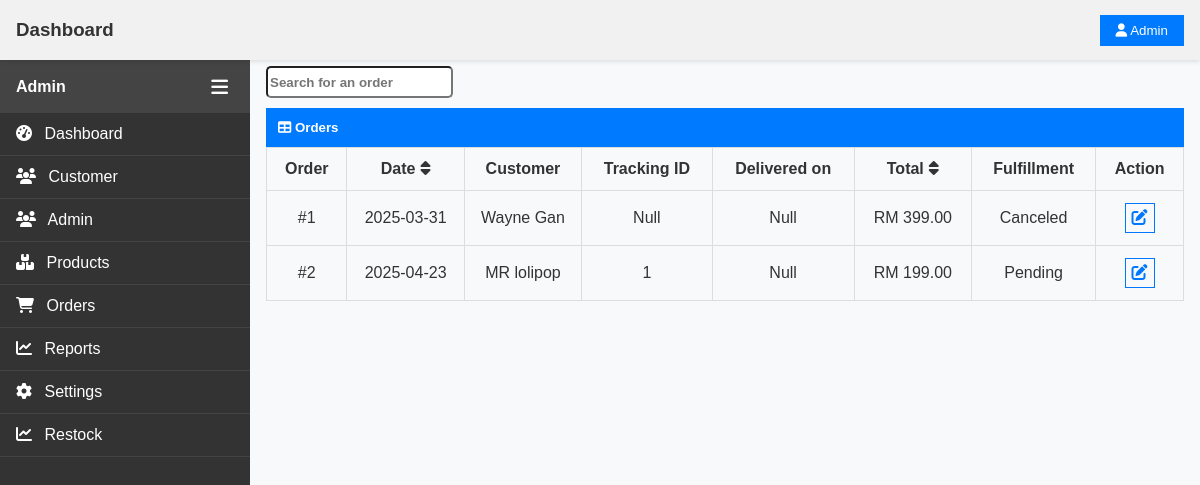
The app's page /pages/admin/admin_order.php (signed in), older data.
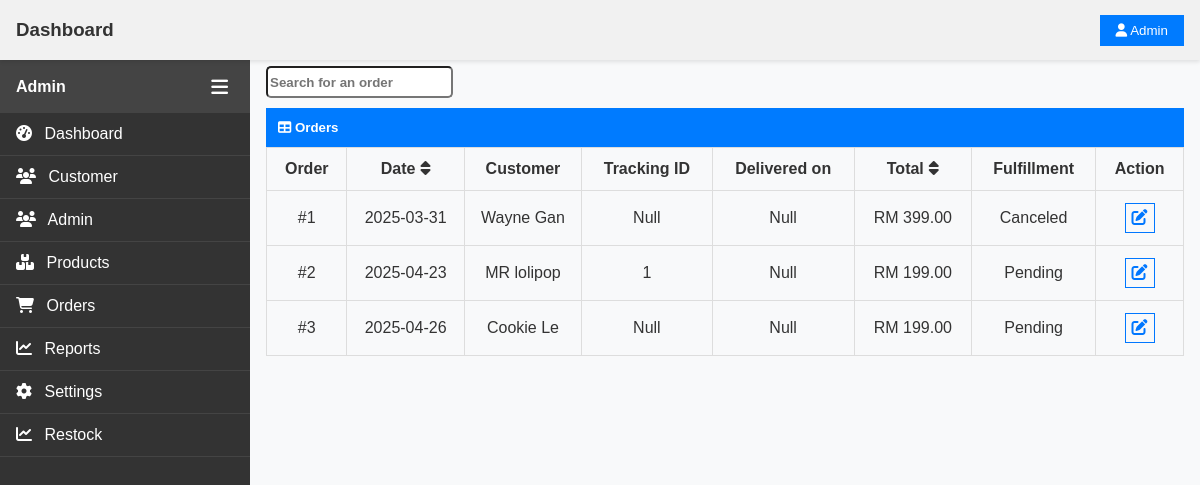
The same page, newer data.
### tables this page shows
CREATE TABLE `orders` (
  `orderId` int(5) NOT NULL,
  `userId` int(11) NOT NULL,
  `orderDate` date NOT NULL,
  `status` varchar(10) NOT NULL,
  `orderAddress` varchar(150) NOT NULL,
  `orderName` varchar(40) NOT NULL,
  `orderPhone` varchar(15) NOT NULL,
  `deliveryMethod` varchar(20) NOT NULL,
  `deliveredDate` date DEFAULT NULL,
  `tracking` int(30) DEFAULT NULL,
  `discount` decimal(10,2) NOT NULL DEFAULT 0.00,
  `notify` tinyint(1) NOT NULL DEFAULT 0,
  `cancel_reason` varchar(50) DEFAULT NULL
);

### pages/admin/admin_order.php (the view, shortened to what this page needs)
<?php
require '../../_base.php';
require  "main.php";
$orders = $_db->query("Select o.*, sum(oi.subtotal) as total from orders o JOIN order_items oi
                        ON (o.orderId = oi.orderId) GROUP BY o.orderId")->fetchAll();
?>
<div class="main-content">
<div class="searchBar">
    <input type="search" name="order-search" id="order-search" placeholder="Search for an order">
</div>
    <table class="tb">
        <div class="tb-title">
                <h5 style="margin: 0;"><i class="fas fa-table"></i> Orders </h5>
        </div>
        <thead>
            <tr>
                <th class="th order">Order</th>
                <th class="th date">Date<span class="fas fa-sort" style="margin-left:5px; cursor:pointer;"></span></th>
                <th class="th cust">Customer</th>
                <th class="th tracking">Tracking ID</th>
                <th class="th delivered">Delivered on</th>
                <th class="th total">Total<span class="fas fa-sort" style="margin-left:5px; cursor:pointer;"></span></th>
                <th class="th fulfil">Fulfillment</th>
                <th class="th action">Action</th>
            </tr>
        </thead>
        <tbody>
            <?php foreach($orders as $order): ?>
            <tr id="<?= $order->orderId ?>">
                <td class="td order">#<?= $order->orderId ?></td>
                <td class="td date"><?= $order->orderDate?></td>
                <td class="td cust"><?= $order->orderName ?></td>
                <td class="td tracking <?= $order->orderId ?>"><?= $order->tracking == 0 ? "Null" : $order->tracking ?></td>
                <td class="td delivered <?= $order->orderId ?>"><?= $order->deliveredDate == null? "Null" : $order->deliveredDate ?></td>
                <td class="td total">RM <?= $order->total ?></td>
                <td class="td stat <?= $order->orderId ?>"><?= $order->status ?></td>
                <td class="td action">
                    <i class="fa-solid fa-pen-to-square update" data-update="<?= $order->orderId ?>"></i>
                </td>
            </tr>
            <?php endforeach ?>
        </tbody>
    </table>
</div>
<?php
require '../../admin_foot.php';
?>

Row changes from the older to the newer data that the page shows:
added orders: orderId "3", orderDate "2025-04-26", orderName "Cookie Le", shows "Null", total "199.00", status "Pending"
